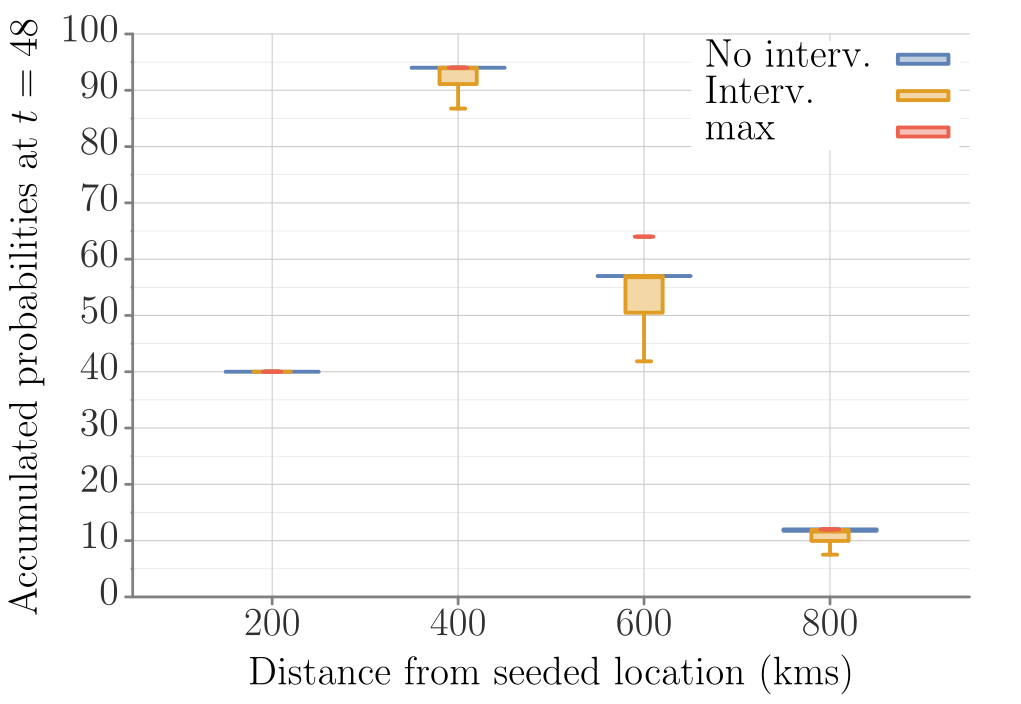

Recreate this plot in gnuplot.
##### terminal
clear
# set loadpath '~/Dropbox/proj/gp/src'
set term tikz standalone size 12.5cm,8.75cm font ",14" gparrows scale 2,2 textscale 2
set datafile separator ','

##### output
set output 'BD_dist_prob_B_box.tex'

##### bg: bg color, axes, grid, tics
##### http://www.colourlovers.com/palette/268142/Danger_Mouse
Danger='#F84934'; # red
Shoes='#4D5E5F'; # grey
##### Rand Olson
roBlue='#1F77B4';
roRed='#D62728';
# border
set style line 21 lt 1 lc rgb '#808080' 
set border 3 back ls 21 lw 5
# grid
set style line 22 lt 2 lc rgb '#CCCCCC' lw 2
set style line 23 lt 2 lc rgb '#DDDDDD' lw 1
set grid xtics mxtics ytics mytics back ls 22, ls 23
# tics
set tics textcolor rgb '#303030'
set tics nomirror out scale 1,.1
set mxtics 2
set mytics 2

##### load default linestyles
set style increment user
# taken care of in terminal
do for [i=1:15] { set style line i lt 1 lw 7 }

##### line colors
# mathematica default
DarkBlue= '#5e82b5'
Orange=   '#e09c24'
Green=    '#8fb030'
Red=      '#eb634f'
Purple=   '#8778b3'
Brown=    '#c46e1a'
LightBlue='#5c9ec7'
Yellow=   '#FDBF6F'
MATHEMATICA="#5e82b5 #e09c24 #8fb030 #eb634f #8778b3 #c46e1a #5c9ec7 #FDBF6F"
do for[i=1:8] {set style line i lc rgb word(MATHEMATICA,i)}
####

##### data style
set style data linespoints;
set style line 1 pt 5
set style line 2 pt 7
set style line 3 pt 13
set style line 4 pt 17
set style line 5 pt 4
set style line 6 pt 6
set style line 7 pt 12
set style line 8 pt 16
#
set pointintervalbox 4.5
do for [i=1:15] {set style line i ps 2.75 pi -1}

# NOTE: offsets should be a function of font sizes
##### key
set key t l Left spacing 2 width 5 opaque font ",15"

##### tics (note that tics are also set in theme)
set xtics font ",15" offset 0,.2
set ytics font ",15" offset 1.5,0

##### plot
set title font ",15" "" offset -3,.3
set xlabel "Distance from seeded location (kms)" offset 0,0 font ",15"
set ylabel "Accumulated probabilities at $t=48$" offset -2,0 font ",15"


unset title;        set key r t width 8;        set xlabel offset 0,.7;        set style line 1 lw 7;        set style line 2 lw 7;        set style data boxplot;        set style boxplot nooutliers;        set xtics offset 0,-.4;

plot    'model-B_s2_48.csv' u (1.0):2:(.5):1 ls 1 fill solid .4 ti 'No interv.',    'model-B_s5_48.csv' u (1.0):2:(.2):1 ls 2 fill solid .4 ti 'Interv.',    '.cell_count_rep.csv' u (1.0):2:(.1):1 ls 4 fill solid .4 ti 'max'

#set term x11 reset;
